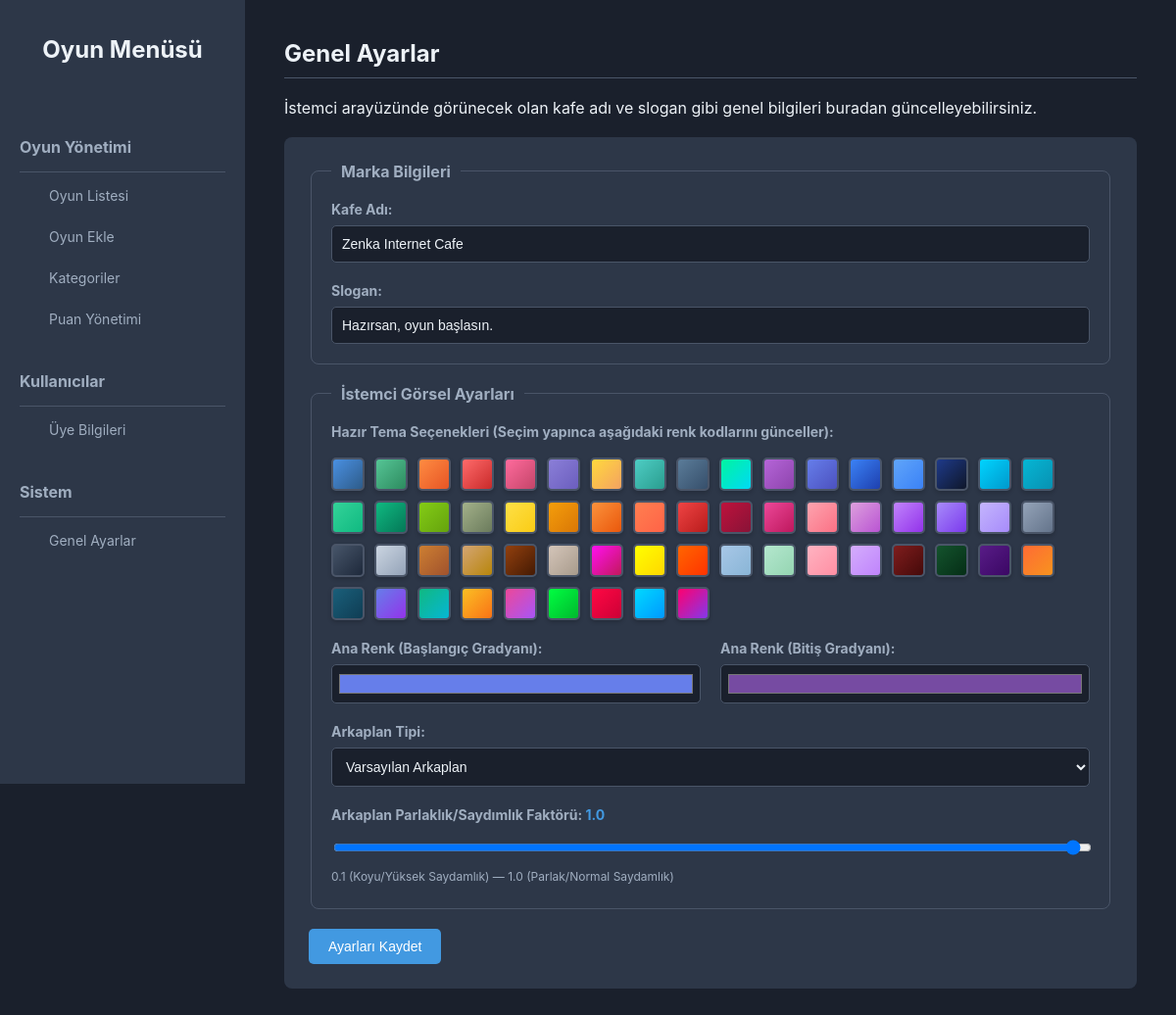
Before: /admin/settings with the older database file.
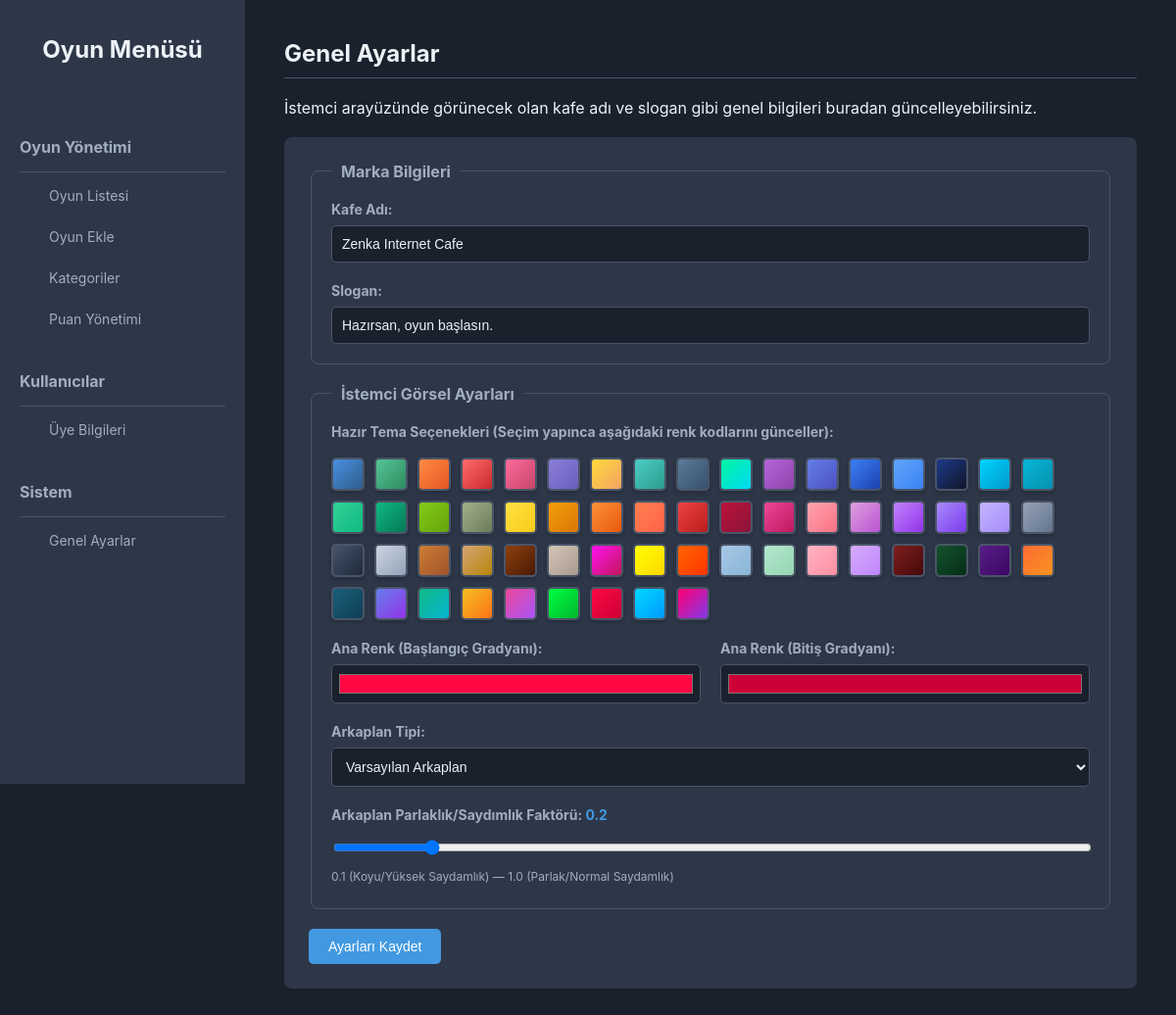
After: the same page with the newer database file.
### tables this page shows
CREATE TABLE settings (
            key TEXT PRIMARY KEY,
            value TEXT
        );

### app.py (the view, shortened to what this page needs)
@app.route('/admin/settings', methods=['GET', 'POST'])
def general_settings():
    settings = get_all_settings()
    settings.setdefault('cafe_name', 'Zenka Internet Cafe')
    settings.setdefault('slogan', 'Hazırsan, oyun başlasın.')
    settings.setdefault('background_type', 'default')
    settings.setdefault('background_file', '')
    settings.setdefault('background_opacity_factor', '1.0')
    settings.setdefault('primary_color_start', '#667eea') # YENİ
    settings.setdefault('primary_color_end', '#764ba2')     # YENİ
    return render_template('general_settings.html', settings=settings)

### app.py (called while the page is built)
def get_db_connection():
    conn = sqlite3.connect(DATABASE, check_same_thread=False)
    conn.row_factory = sqlite3.Row
    return conn

def get_all_settings():
    conn = get_db_connection()
    settings_cursor = conn.execute('SELECT key, value FROM settings').fetchall()
    conn.close()
    return {row['key']: row['value'] for row in settings_cursor}

### templates/general_settings.html (shortened to what this page needs)
{% extends 'base_admin.html' %}
{% block content %}
    <h2>Genel Ayarlar</h2>
    <p>İstemci arayüzünde görünecek olan kafe adı ve slogan gibi genel bilgileri buradan güncelleyebilirsiniz.</p>
    <form method="POST" enctype="multipart/form-data" style="margin-top: 20px;">
        <fieldset>
            <legend>Marka Bilgileri</legend>
            <div class="form-grid">
                <div class="form-group form-full-width">
                    <label for="cafe_name">Kafe Adı:</label>
                    <input type="text" id="cafe_name" name="cafe_name" value="{{ settings.cafe_name }}" required>
                </div>
                <div class="form-group form-full-width">
                    <label for="slogan">Slogan:</label>
                    <input type="text" id="slogan" name="slogan" value="{{ settings.slogan }}">
                </div>
            </div>
        </fieldset>
        <fieldset>
            <legend>İstemci Görsel Ayarları</legend>
            <div class="form-grid">
                <div class="form-group form-full-width">
                    <label>Hazır Tema Seçenekleri (Seçim yapınca aşağıdaki renk kodlarını günceller):</label>
                    <div id="preset-container" class="preset-container">
                        </div>
                </div>
                <div class="form-group">
                    <label for="primary_color_start">Ana Renk (Başlangıç Gradyanı):</label>
                    <input type="color" name="primary_color_start" id="primary_color_start" value="{{ settings.primary_color_start }}" class="color-input">
                </div>
                <div class="form-group">
                    <label for="primary_color_end">Ana Renk (Bitiş Gradyanı):</label>
                    <input type="color" name="primary_color_end" id="primary_color_end" value="{{ settings.primary_color_end }}" class="color-input">
                </div>
                <div class="form-group form-full-width">
                    <label for="background_type">Arkaplan Tipi:</label>
                    <select name="background_type" id="background_type" onchange="toggleBackgroundUpload()">
                        <option value="default" {% if settings.background_type == 'default' %}selected{% endif %}>Varsayılan Arkaplan</option>
                    </select>
                </div>
                <div class="form-group form-full-width">
                    <label for="background_opacity_factor">
                        Arkaplan Parlaklık/Saydımlık Faktörü:
                        <span id="opacity_display" style="font-weight: bold; color: var(--accent-blue);">
                            {{ "%.1f"|format(settings.background_opacity_factor|float) }}
                        </span>
                    </label>
                    <input type="range"
                           name="background_opacity_factor"
                           id="background_opacity_factor"
                           min="0.1"
                           max="1.0"
                           step="0.1"
                           value="{{ settings.background_opacity_factor }}"
                           oninput="document.getElementById('opacity_display').textContent = parseFloat(this.value).toFixed(1)"
                           style="width: 100%; height: 30px;">
                    <p class="file-prompt" style="margin-top: 5px;">0.1 (Koyu/Yüksek Saydamlık) &mdash; 1.0 (Parlak/Normal Saydamlık)</p>
                </div>
            </div>
        </fieldset>
        <button type="submit" class="button-blue">Ayarları Kaydet</button>
    </form>
{% endblock %}

### templates/base_admin.html (shortened to what this page needs)
<!DOCTYPE html>
<html lang="tr">
<head>
    <link rel="stylesheet" href="{{ url_for('static', filename='css/admin_styles.css') }}">
</head>
<body>
    <div class="sidebar">
        <h1>Oyun Menüsü</h1>
        <nav>
            <h2>Oyun Yönetimi</h2>
            <div class="submenu">
                <a href="{{ url_for('list_games') }}">Oyun Listesi</a>
                <a href="{{ url_for('add_game') }}">Oyun Ekle</a>
                <a href="{{ url_for('manage_categories') }}">Kategoriler</a>
                <a href="{{ url_for('manage_ratings') }}">Puan Yönetimi</a>
            </div>
            <h2>Kullanıcılar</h2>
            <div class="submenu">
                <a href="{{ url_for('manage_users') }}">Üye Bilgileri</a>
            </div>
            <h2>Sistem</h2>
            <div class="submenu">
                <a href="{{ url_for('general_settings') }}">Genel Ayarlar</a>
            </div>
        </nav>
    </div>
    <div class="main-content">
        {% block content %}{% endblock %}
    </div>
</body>
</html>

### static/css/admin_styles.css (style rules this page uses)
:root { --bg-dark: #1a202c; --bg-medium: #2d3748; --bg-light: #4a5568; --text-primary: #edf2f7; --text-secondary: #a0aec0; --accent-blue: #4299e1; --accent-green: #48bb78; --accent-red: #f56565; --border-color: #4a5568; }
body { background-color: var(--bg-dark); color: var(--text-primary); font-family: -apple-system, BlinkMacSystemFont, "Segoe UI", Roboto, "Helvetica Neue", Arial, sans-serif; margin: 0; display: flex; }
.sidebar { width: 250px; background-color: var(--bg-medium); padding: 20px; height: 100vh; position: fixed; box-sizing: border-box; display: flex; flex-direction: column; }
.sidebar h1 { font-size: 24px; text-align: center; margin-bottom: 40px; color: var(--text-primary); }
.sidebar h2 { color: var(--text-secondary); font-size: 16px; padding: 15px 0; margin: 20px 0 5px 0; border-bottom: 1px solid var(--border-color); }
.sidebar .submenu { padding-left: 15px; margin-bottom: 10px; }
.sidebar .submenu a { padding: 10px 15px; font-size: 14px; margin-bottom: 5px; }
.sidebar nav { flex-grow: 1; }
.sidebar a { display: block; color: var(--text-secondary); text-decoration: none; padding: 15px; border-radius: 8px; margin-bottom: 10px; transition: background-color 0.2s, color 0.2s; }
.main-content { margin-left: 250px; padding: 40px; width: calc(100% - 250px); box-sizing: border-box; }
h2, h3 { border-bottom: 1px solid var(--border-color); padding-bottom: 10px; margin-top: 0; color: var(--text-primary); }
form { background-color: var(--bg-medium); padding: 25px; border-radius: 8px; }
fieldset { border: 1px solid var(--border-color); border-radius: 8px; padding: 20px; margin-bottom: 20px; }
legend { padding: 0 10px; font-weight: bold; color: var(--text-secondary); }
.form-grid { display: grid; grid-template-columns: 1fr 1fr; gap: 20px; }
.form-group { display: flex; flex-direction: column; }
.form-group label { margin-bottom: 8px; font-size: 14px; color: var(--text-secondary); font-weight: bold; }
.form-full-width { grid-column: 1 / -1; }
input, select, textarea { width: 100%; padding: 10px; background-color: var(--bg-dark); border: 1px solid var(--border-color); color: var(--text-primary); border-radius: 5px; box-sizing: border-box; font-size: 14px; }
button, .button { padding: 10px 20px; color: white; border: none; border-radius: 5px; cursor: pointer; text-decoration: none; display: inline-block; font-size: 14px; transition: opacity 0.2s; }
button[type="submit"] { grid-column: 1 / -1; justify-self: end; width: auto; }
.button-blue { background-color: var(--accent-blue); }
.file-prompt { font-size: 12px; margin: 5px 0; color: var(--text-secondary); }

### templates/base_admin.html (style rules this page uses)
.sidebar h2 { color: var(--text-secondary); font-size: 16px; padding: 15px 0; margin: 20px 0 5px 0; border-bottom: 1px solid var(--border-color); }
.sidebar .submenu { padding-left: 15px; }
.sidebar .submenu a { padding: 10px 15px; font-size: 14px; margin-bottom: 5px; }

### templates/general_settings.html (style rules this page uses)
.color-input { height: 40px !important; padding: 5px !important; }
.preset-container { display: flex; flex-wrap: wrap; gap: 10px; margin-top: 10px; }

Changed rows visible on the page:
added settings: primary_color_start "#ff0844"
added settings: primary_color_end "#cc0036"
added settings: background_type "Varsayılan Arkaplan"
added settings: background_opacity_factor "0.2"
Other visible differences:
form field primary_color_start: "#667eea" → (not shown)
form field primary_color_end: "#764ba2" → (not shown)
form field background_type: "Varsayılan Arkaplan" → (not shown)
{{ "%.1f"|format(settings.background_opacity_factor|float) }}: "1.0" → (not shown)
form field background_opacity_factor: "1" → (not shown)
